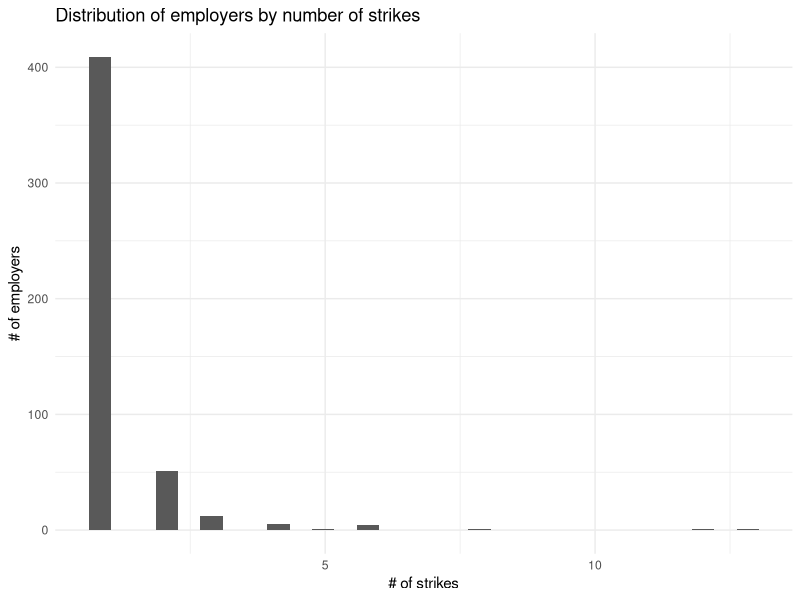
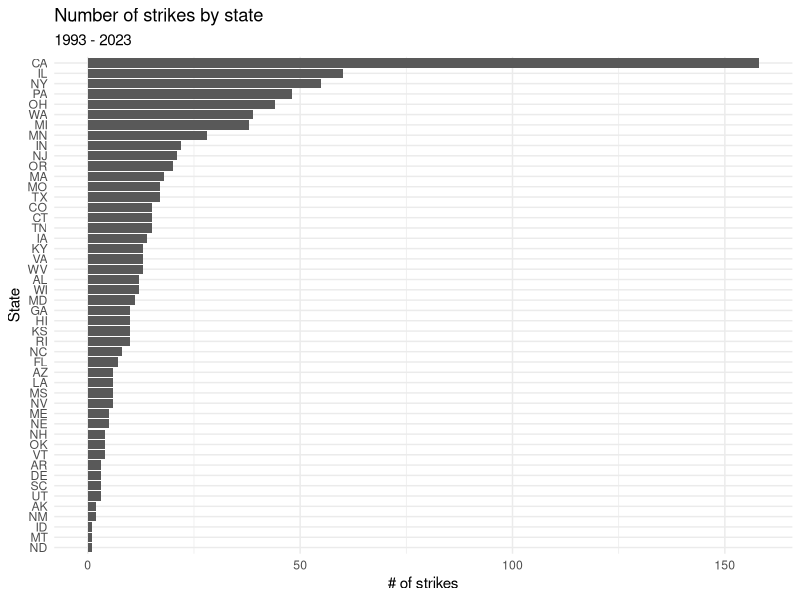
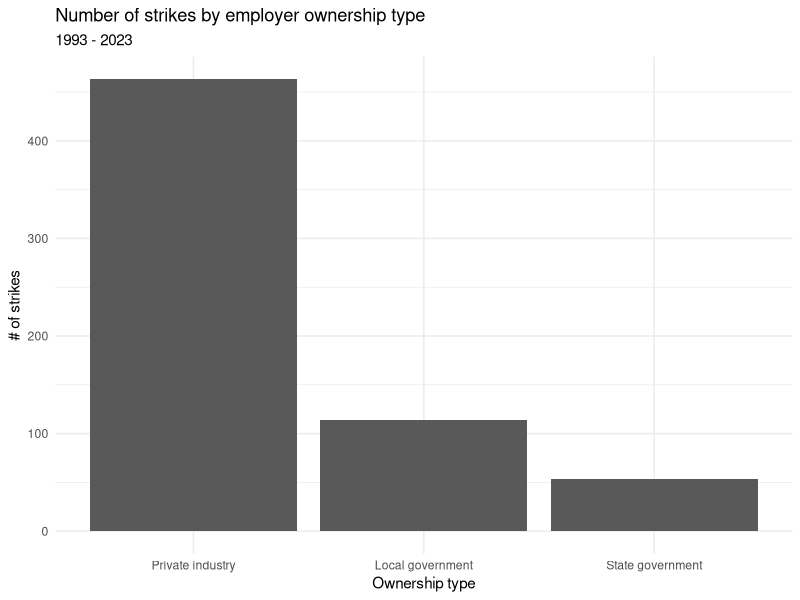
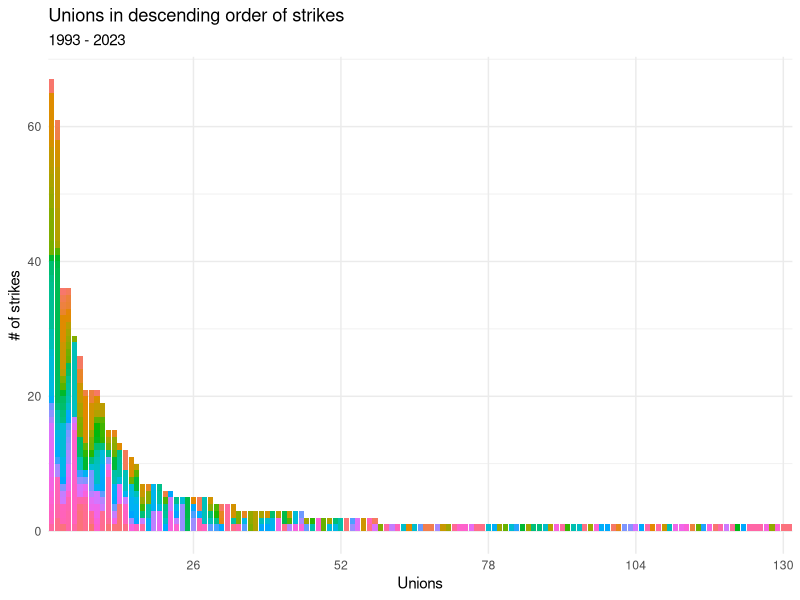
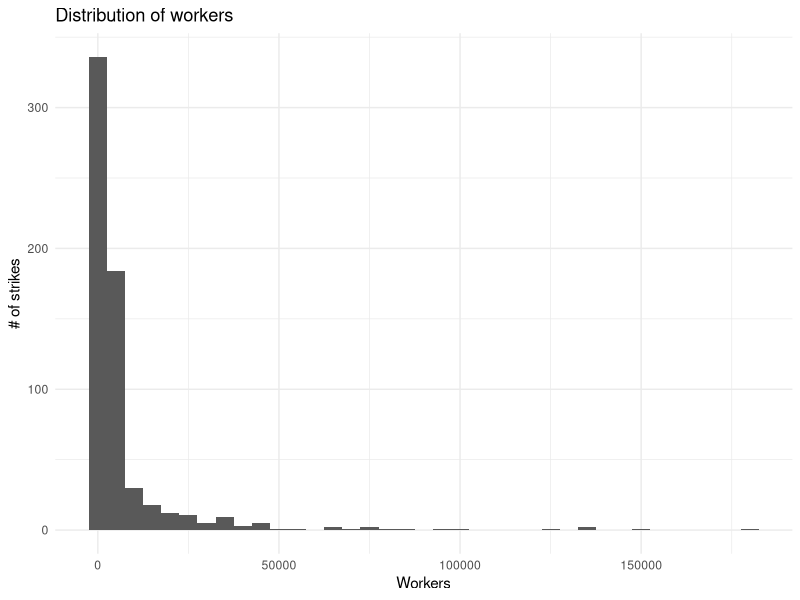
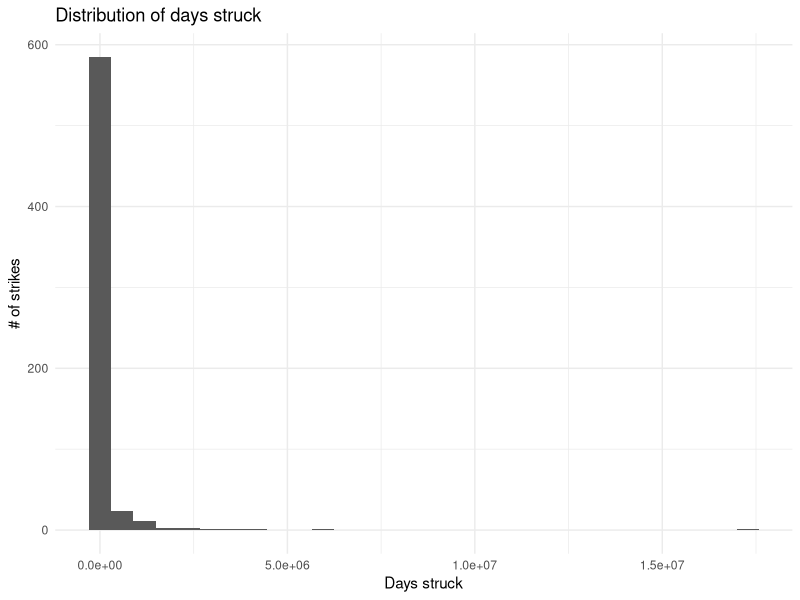
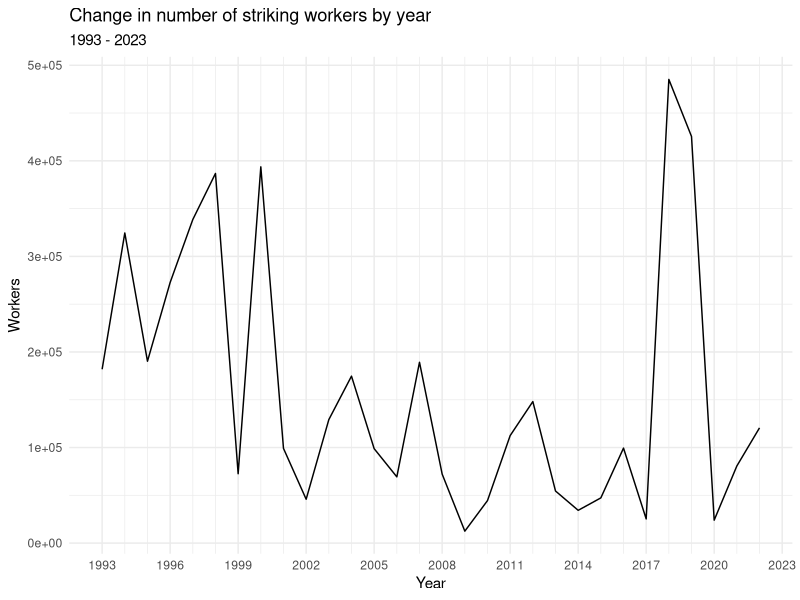
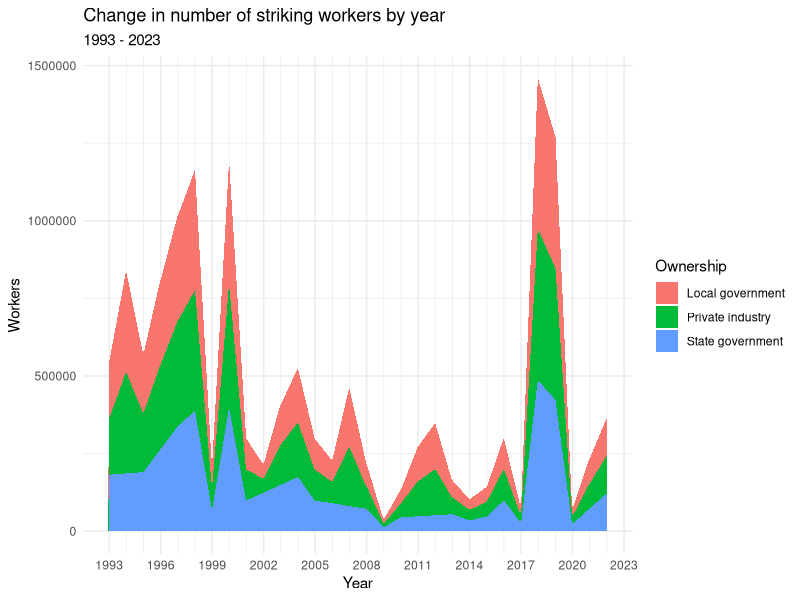

These figures' R source, in order:
## ---- chunk 1
#| label: setup
#| warning: false
#| message: false

library(tidyverse)
library(readxl)

knitr::opts_chunk$set(echo = TRUE, warning=FALSE, message=FALSE)
## ---- chunk 2
# First, we'll read in the data from the Excel sheet `monthly-listing.xlsx`.

  # read in data
  strike <- read_excel("_data/monthly-listing.xlsx", skip=1)

  # filter out footnotes
  strike <- head(strike, -6)

# Next, we'll clean the data. First, we'll remove redundant and unnecessary variables. Then, we'll rename some variables with cumbersome or confusing titles.

  # remove redundant and unnecessary variables
  strike <- strike %>%
    select("Organizations involved","States","Areas","Ownership","Union acronym","Work stoppage beginning date","Work stoppage ending date","Number of workers[2]","Days idle, cumulative for this work stoppage[3]")

  # rename variables
  strike <- strike %>%
    rename(
      "Employer"="Organizations involved",
      "Union"="Union acronym",
      "Start date"="Work stoppage beginning date",
      "End date"="Work stoppage ending date",
      "Workers"="Number of workers[2]",
      "Days struck"="Days idle, cumulative for this work stoppage[3]"
    )

# view data
strike

# view number of rows
nrow(strike)
## ---- chunk 3
# number of distinct employers
n_distinct(strike$Employer)
## ---- chunk 4
# create factor levels (by occurrences)
em_levels = names(sort(table(strike$Employer), decreasing = TRUE))

# view
head(em_levels)
## ---- chunk 5
# count strikes per employer
count_em <- table(strike$Employer)
count_em_df <- data.frame(NumStrikes = as.numeric(names(count_em)),
                               Count = as.numeric(count_em))
#TEST
ggplot(count_em_df,aes(Count)) +
  geom_histogram() +
  labs(title="Distribution of employers by number of strikes",x="# of strikes",y="# of employers") +
  theme_minimal()
## ---- chunk 6
strike %>%
  filter(Employer == "University of California")
## ---- chunk 7
strike %>%
  filter(Employer == "Kaiser Permanente")
## ---- chunk 8
# break out entries with multiple states
strike_st <- separate_rows(strike,States,sep=", ")
strike_st <- separate_rows(strike_st,States,sep=",")

# filter out data without valid state information
strike_st <- strike_st %>%
  filter(!grepl("Interstate", States)) %>%
  filter(!grepl("East Coast States", States)) %>%
  filter(!grepl("Nationwide", States))

# convert states to factors
st_levels <- c("WY", "WI", "WV", "WA", "VA", "VT", "UT", "TX", "TN", "SD", "SC", "RI", "PA", "OR", "OK", "OH", "ND", "NC", "NY", "NM", "NJ", "NH", "NV", "NE", "MT", "MO", "MS", "MN", "MI", "MA", "MD", "ME", "LA", "KY", "KS", "IA", "IN", "IL", "ID", "HI", "GA", "FL", "DE", "CT", "CO", "CA", "AR", "AZ", "AK", "AL")
strike_st <- strike_st %>%
  mutate(States=factor(States,levels=st_levels))

# drop NA
strike_st <- strike_st %>%
  drop_na(States)
## ---- chunk 9
# visualize frequency
strike_st %>%
  count(States) %>%
  ggplot(aes(reorder(States,n),n)) +
  geom_col() +
  coord_flip() +
  scale_x_discrete(guide = guide_axis(n.dodge=1)) +
  theme_minimal() +
  labs(title="Number of strikes by state",subtitle="1993 - 2023",x="State",y="# of strikes")
## ---- chunk 10
# break out state and local government into state government and local government,
strike_own <- separate_rows(strike,Ownership,sep=" and ")
strike_own <- strike_own %>%
  mutate(Ownership=case_when(
    Ownership == "State" ~ "State government",
    Ownership == "State government" ~ "State government",
    Ownership == "Local government" ~ "Local government",
    Ownership == "local government" ~ "Local government",
    Ownership == "Private industry" ~ "Private industry"),
    )

# filter out data without valid information
strike_own <- strike_own %>%
  drop_na(Ownership)

# convert ownership types to factors
own_levels <- c("Private industry", "State government", "Local government")
strike_own <- strike_own %>%
  mutate(Ownership=factor(Ownership,levels=own_levels))

# bar graph
strike_own %>%
  count(Ownership) %>%
  ggplot(aes(reorder(Ownership,-n),n)) +
  geom_bar(stat="identity") +
  labs(title="Number of strikes by employer ownership type",subtitle="1993 - 2023",x="Ownership type",y="# of strikes") +
  theme_minimal()
## ---- chunk 11
# separate cells with multiple unions
strike_un <- separate_rows(strike,Union,sep=", ")
strike_un <- separate_rows(strike_un,Union,sep="; ")
strike_un <- separate_rows(strike_un,Union,sep=". ")

# filter out separate entries for union local numbers (redundant)
strike_un <- strike_un %>%
  filter(!grepl("234", Union)) %>%
  filter(!grepl("1594", Union))

# drop NA
strike_un <- strike_un %>%
  drop_na(Union)

# create factor levels (by occurrences)
un_levels = names(sort(table(strike_un$Union), decreasing = TRUE))

# sort employers
strike_un <- strike_un %>%
  mutate(Union = factor(Union, levels=un_levels))

# number of unions
n_distinct(strike_un$Union)
## ---- chunk 12
# create dataframe
top_un <- data.frame(head(un_levels))
# add full names
top_un <- top_un %>%
  mutate(Acronym=head.un_levels.) %>%
  mutate(`Full name` = case_when(
    Acronym == "SEIU" ~ "Service Employees International Union",
    Acronym == "UAW" ~ "United Auto Workers",
    Acronym == "IAM" ~ "International Association of Machinists and Aerospace Workers",
    Acronym == "IBT" ~ "International Brotherhood of Teamsters",
    Acronym == "CNA" ~ "California Nurses Association",
    Acronym == "USW" ~ "United Steelworkers"
  )) %>%
  select(`Full name`, Acronym)
# view
top_un
## ---- chunk 13
# spacing for graph
spaces_un <- function(x) x[seq_along(x) %% 26 == 0]

# bar graph
ggplot(strike_un, aes(Union)) +
  geom_bar(aes(fill=Employer)) +
  labs(title="Unions in descending order of strikes",subtitle="1993 - 2023",x="Unions",y="# of strikes") +
  theme_minimal() +
  guides(fill = FALSE) +
  scale_x_discrete(breaks=spaces_un,labels=c("26","52","78","104","130"))
## ---- chunk 14
# pivot to create new date type variable
strike_date <- strike %>%
  pivot_longer(c(`Start date`,`End date`),names_to="Type",values_to="Date")
## ---- chunk 15
ggplot(strike, aes(Workers)) +
  geom_histogram(binwidth=5000) +
  ggtitle("Bin size = 5000") +
  labs(title="Distribution of workers",x="Workers",y="# of strikes") +
  theme_minimal()
## ---- chunk 16
# median
strike %>%
  summarize(Median=median(Workers, na.rm=TRUE))

# mean
strike %>%
  summarize(Mean=mean(Workers, na.rm=TRUE))

#std dev
strike %>%
  summarize("Standard Deviation"=sd(Workers, na.rm=TRUE))
## ---- chunk 17
ggplot(strike, aes(`Days struck`)) +
  geom_histogram() +
  labs(title="Distribution of days struck",y="# of strikes") +
  theme_minimal()
## ---- chunk 18
# median
strike %>%
  summarize(Median=median(`Days struck`, na.rm=TRUE))

# mean
strike %>%
  summarize(Mean=mean(`Days struck`, na.rm=TRUE))

#std dev
strike %>%
  summarize("Standard Deviation"=sd(`Days struck`, na.rm=TRUE))
## ---- chunk 19
# select relevant variables
strike_yr <- strike %>%
  select(
    "Start date",
    "Workers",
    "Days struck",
    "Ownership",
    "States")

# truncate start date to year
strike_yr$"Start date" <- as.numeric(format(strike_yr$"Start date", "%Y"))
  
# rename start date to year
strike_yr <- strike_yr %>%
  rename("Year"="Start date") %>%
  rename("Days" = "Days struck")
  
# condense rows by year and remove problematic rows
  strike_yr_sum <- strike_yr %>%
    filter(Year>1990) %>%
    group_by(Year)
  #create condensed view
  strike_yr_sum_cond <- strike_yr_sum %>%
    summarize(
      Workers=sum(Workers, na.rm=TRUE),
      `Days Struck`=sum(Days, na.rm=TRUE),
    )
  #create less condensed view
  strike_yr_sum <- strike_yr_sum %>%
    summarize(
      Workers=sum(Workers, na.rm=TRUE),
      `Days Struck`=sum(Days, na.rm=TRUE),
      Ownership=Ownership,
      States=States
    )
## ---- chunk 20
# median
strike_yr_sum_cond %>%
  summarize(Median=median(Workers, na.rm=TRUE))

# mean
strike_yr_sum_cond %>%
  summarize(Mean=mean(Workers, na.rm=TRUE))

#std dev
strike_yr_sum_cond %>%
  summarize("Standard Deviation"=sd(Workers, na.rm=TRUE))
## ---- chunk 21
# median
strike_yr_sum_cond %>%
  summarize(Median=median(`Days Struck`, na.rm=TRUE))

# mean
strike_yr_sum_cond %>%
  summarize(Mean=mean(`Days Struck`, na.rm=TRUE))

#std dev
strike_yr_sum_cond %>%
  summarize("Standard Deviation"=sd(`Days Struck`, na.rm=TRUE))
## ---- chunk 22
strike_yr_sum_cond%>%
  arrange(desc(Workers))
## ---- chunk 23
strike_yr_sum_cond%>%
  arrange(desc(`Days Struck`))
## ---- chunk 24
ggplot(strike_yr_sum,aes(x=Year, y=Workers)) +
  geom_line() +
  labs(title="Change in number of striking workers by year",subtitle="1993 - 2023",x="Year",y="Workers") +
  scale_x_continuous(breaks = seq(1993,2023,by=3),
                     minor_breaks = seq(1993, 2023, by = 1)) +
  theme_minimal()
## ---- chunk 25
ggplot(strike_yr_sum,aes(x=Year, y=Workers,fill=Ownership)) +
  geom_area() +
  labs(title="Change in number of striking workers by year",subtitle="1993 - 2023",x="Year",y="Workers") +
  scale_x_continuous(breaks = seq(1993,2023,by=3),
                     minor_breaks = seq(1993, 2023, by = 1)) +
  theme_minimal()
## ---- chunk 26
ggplot(strike_yr_sum,aes(x=Year, y=`Days Struck`)) +
  geom_line() +
  labs(title="Change in number of days struck by year",subtitle="1993 - 2023",x="Year",y="Days struck") +
  scale_x_continuous(breaks = seq(1993,2023,by=3),
                     minor_breaks = seq(1993, 2023, by = 1)) +
  theme_minimal()
## ---- chunk 27
ggplot(strike_yr_sum,aes(x=Year, y=`Days Struck`,fill=`Ownership`)) +
  geom_area() +
  labs(title="Change in number of days struck by year",subtitle="1993 - 2023",x="Year",y="Days struck") +
  scale_x_continuous(breaks = seq(1993,2023,by=3),
                     minor_breaks = seq(1993, 2023, by = 1)) +
  theme_minimal()
## ---- chunk 28
# create new data frame
strike00 <- strike

# change date to year
strike00$"Start date" <- as.numeric(format(strike00$"Start date", "%Y"))
strike00 <- strike00 %>%
  rename("Year" = "Start date") %>%
    
# filter to 2000, large strikes
  filter(Year==2000,Workers>5000) %>%
  select(Union,Employer,States,Areas,Workers,"Days struck")
strike00workers <- arrange(strike00, desc(Workers))

# view data
strike00workers
## ---- chunk 29
# create new data frame
strike1819 <- strike

# change date to year
strike1819$"Start date" <- as.numeric(format(strike1819$"Start date", "%Y"))
strike1819 <- strike1819 %>%
  rename("Year" = "Start date") %>%
    
# filter to 2018, large strikes
  filter(Year==2018 | Year==2019,Workers>5000) %>%
  select(Union,Employer,States,Areas,Workers,"Days struck")
strike1819workers <- arrange(strike1819, desc(Workers))

# view data
strike1819workers
## ---- chunk 30
ggplot(strike, aes(x=as.Date(`Start date`))) +
  geom_point(aes(y=Workers),color="red",alpha=0.5) +
  scale_x_date(limits = as.Date(c("1993-01-01", "2023-01-01"))) +
  labs(title="Change in size of individual strikes by number of workers",subtitle="1993 - 2023",x="Year",y="# of workers striking")
## ---- chunk 31
ggplot(strike_own, aes(x=as.Date(`Start date`))) +
  geom_point(aes(y=Workers),color="red",alpha=0.5) +
  scale_x_date(limits = as.Date(c("1993-01-01", "2023-01-01"))) +
  facet_wrap(vars(Ownership)) +
  labs(title="Change in size of individual strikes by number of workers",subtitle="Separated by employer ownership type; 1993 - 2023",x="Year",y="# of workers striking")
